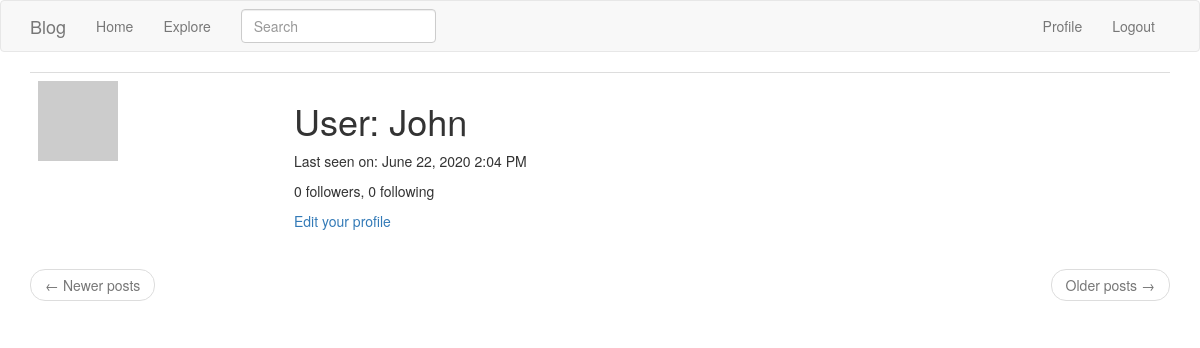
Page /user/John (signed in) on the earlier database version.
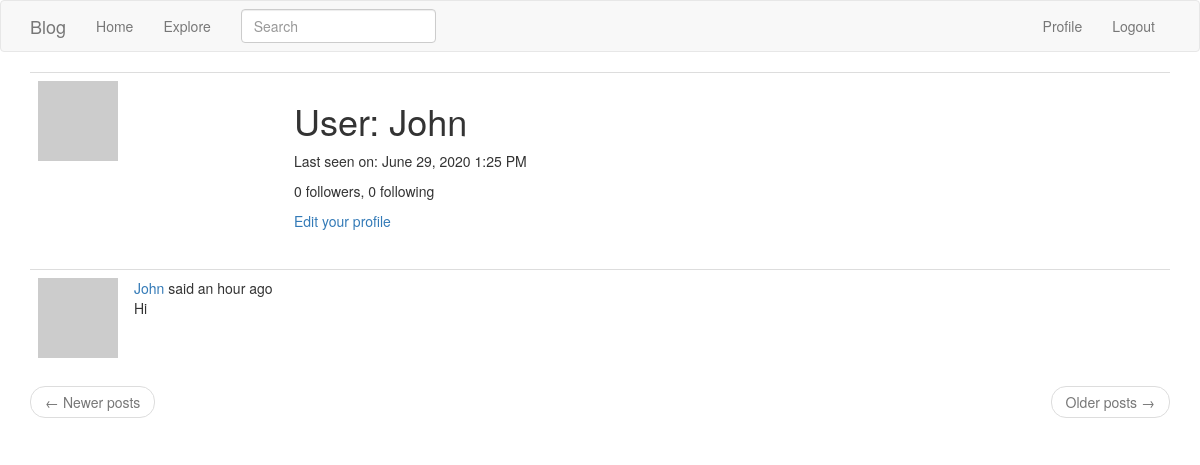
Same page on the later database version.
### app/models.py (models this page shows, shortened)
class User(UserMixin, db.Model):
    id = db.Column(db.Integer, primary_key=True)
    username = db.Column(db.String(64), index=True, unique=True)
    email = db.Column(db.String(120), index=True, unique=True)
    password_hash = db.Column(db.String(128))
    posts = db.relationship("Post", backref="author", lazy="dynamic")
    about_me = db.Column(db.String(140))
    last_seen = db.Column(db.DateTime, default=datetime.utcnow)
    followed = db.relationship(
        "User",
        secondary=followers,
        primaryjoin=(followers.c.follower_id == id),
        secondaryjoin=(followers.c.followed_id == id),
        backref=db.backref("followers", lazy="dynamic"),
        lazy="dynamic",
    )
    def avatar(self, size):
        digest = md5(self.email.lower().encode("utf-8")).hexdigest()
        return "https://www.gravatar.com/avatar/{}?d=identicon&s={}".format(
            digest, size
        )

class SearchableMixin(object):
    @classmethod
    def before_commit(cls, session):
        session._changes = {
            "add": list(session.new),
            "update": list(session.dirty),
            "delete": list(session.deleted),
        }
    @classmethod
    def after_commit(cls, session):
        for obj in session._changes["add"]:
            if isinstance(obj, SearchableMixin):
                add_to_index(obj.__tablename__, obj)
        for obj in session._changes["update"]:
            if isinstance(obj, SearchableMixin):
                add_to_index(obj.__tablename__, obj)
        for obj in session._changes["delete"]:
            if isinstance(obj, SearchableMixin):
                remove_from_index(obj.__tablename__, obj)
        session._changes = None

class Post(SearchableMixin, db.Model):
    __searchable__ = ["body"]
    id = db.Column(db.Integer, primary_key=True)
    body = db.Column(db.String(140))
    timestamp = db.Column(db.DateTime, index=True, default=datetime.utcnow)
    user_id = db.Column(db.Integer, db.ForeignKey("user.id"))
    language = db.Column(db.String(5))

### app/main/routes.py (the view)
@bp.route("/user/<username>")
@login_required
def user(username):
    user = User.query.filter_by(username=username).first_or_404()
    page = request.args.get("page", 1, type=int)
    posts = user.posts.order_by(Post.timestamp.desc()).paginate(
        page, current_app.config["POSTS_PER_PAGE"], False
    )
    next_url = (
        url_for("main.user", username=user.username, page=posts.next_num)
        if posts.has_next
        else None
    )
    prev_url = (
        url_for("main.user", username=user.username, page=posts.prev_num)
        if posts.has_prev
        else None
    )
    form = EmptyForm()
    return render_template(
        "user.html",
        user=user,
        posts=posts.items,
        next_url=next_url,
        prev_url=prev_url,
        form=form,
    )

### app/main/forms.py
class SearchForm(FlaskForm):
    q = StringField(_l("Search"), validators=[DataRequired()])
    def __init__(self, *args, **kwargs):
        if "formdata" not in kwargs:
            kwargs["formdata"] = request.args
        if "csrf_enabled" not in kwargs:
            kwargs["csrf_enabled"] = False
        super(SearchForm, self).__init__(*args, **kwargs)

class EmptyForm(FlaskForm):
    submit = SubmitField("Submit")

### app/main/routes.py (called while the page is built)
@bp.before_app_request
def before_request():
    if current_user.is_authenticated:
        current_user.last_seen = datetime.utcnow()
        db.session.commit()
        g.search_form = SearchForm()
    g.locale = str(get_locale())

### app/models.py (called while the page is built)
@login.user_loader
def load_user(id):
    return User.query.get(int(id))

### app/templates/user.html (shortened to what this page needs)
{% extends "base.html" %}
{% block app_content %}
    <table class="table table-hover">
        <tr>
            <td width="256px"><img src="{{ user.avatar(256) }}"></td>
            <td>
                <h1>{{ _('User') }}: {{ user.username }}</h1>
                {% if user.last_seen %}
                <p>{{ _('Last seen on') }}: {{ moment(user.last_seen).format('LLL') }}</p>
                {% endif %}
                <p>{{ _('%(count)d followers', count=user.followers.count()) }}, {{ _('%(count)d following', count=user.followed.count()) }}</p>
                {% if user == current_user %}
                <p><a href="{{ url_for('main.edit_profile') }}">{{ _('Edit your profile') }}</a></p>
                {% endif %}
            </td>
        </tr>
    </table>
    {% for post in posts %}
        {% include '_post.html' %}
    {% endfor %}
    <nav aria-label="...">
        <ul class="pager">
            <li class="previous{% if not prev_url %} disabled{% endif %}">
                <a href="{{ prev_url or '#' }}">
                    <span aria-hidden="true">&larr;</span> {{ _('Newer posts') }}
                </a>
            </li>
            <li class="next{% if not next_url %} disabled{% endif %}">
                <a href="{{ next_url or '#' }}">
                    {{ _('Older posts') }} <span aria-hidden="true">&rarr;</span>
                </a>
            </li>
        </ul>
    </nav>
{% endblock %}

### app/templates/base.html (shortened to what this page needs)
{% extends 'bootstrap/base.html' %}
{% block navbar %}
    <nav class="navbar navbar-default">
        <div class="container">
            <div class="navbar-header">
                <a class="navbar-brand" href="{{ url_for('main.index') }}">Blog</a>
            </div>
            <div class="collapse navbar-collapse" id="bs-example-navbar-collapse-1">
                <ul class="nav navbar-nav">
                    <li><a href="{{ url_for('main.index') }}">{{ _('Home') }}</a></li>
                    <li><a href="{{ url_for('main.explore') }}">{{ _('Explore') }}</a></li>
                </ul>
                {% if g.search_form %}
                <form class="navbar-form navbar-left" method="get" action="{{ url_for('main.search') }}">
                    <div class="form-group">
                        {{ g.search_form.q(size=20, class='form-control', placeholder=g.search_form.q.label.text) }}
                    </div>
                </form>
                {% endif %}
                <ul class="nav navbar-nav navbar-right">
                    {% if current_user.is_anonymous %}
                    <li><a href="{{ url_for('auth.login') }}">{{ _('Login') }}</a></li>
                    {% else %}
                    <li><a href="{{ url_for('main.user', username=current_user.username) }}">{{ _('Profile') }}</a></li>
                    <li><a href="{{ url_for('auth.logout') }}">{{ _('Logout') }}</a></li>
                    {% endif %}
                </ul>
            </div>
        </div>
    </nav>
{% endblock %}
{% block content %}
    <div class="container">
        {% block app_content %}{% endblock %}
    </div>
{% endblock %}

### app/templates/_post.html (shortened to what this page needs)
<table class="table table-hover">
  <tr>
      <td width="70px">
          <a href="{{ url_for('main.user', username=post.author.username) }}">
              <img src="{{ post.author.avatar(70) }}" />
          </a>
      </td>
      <td>
          {{ _('%(username)s said %(when)s',
              username=user_link, when=moment(post.timestamp).fromNow()) }}
          <br>
          <span id="post{{ post.id }}">{{ post.body }}</span>
      </td>
  </tr>
</table>

Differences in the rows shown:
changed User "John": last_seen "June 22, 2020 2:04 PM" → "June 29, 2020 1:25 PM"
added Post: body "Hi"
